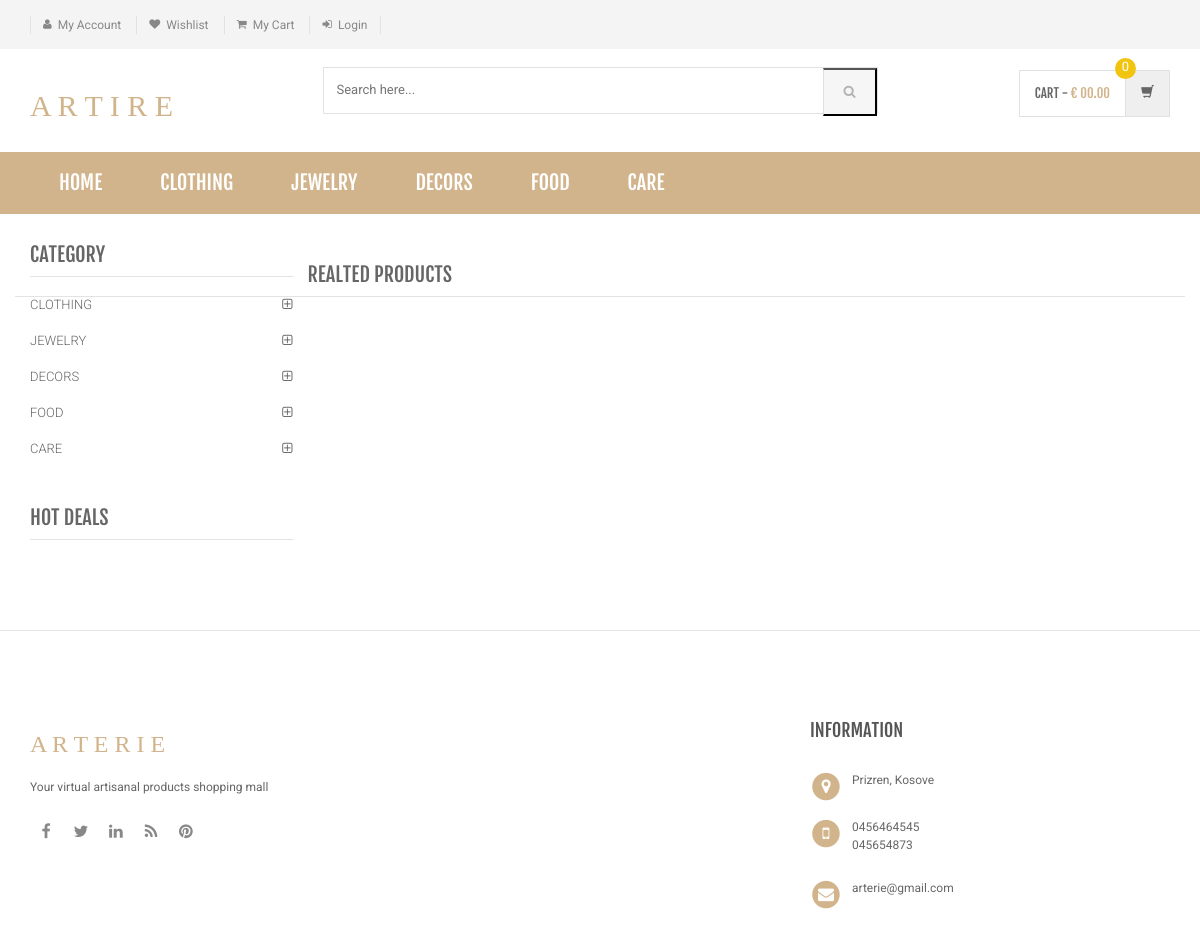
Page /product-details.php on the committed database.
### tables this page shows
CREATE TABLE `category` (
  `id` int(11) NOT NULL,
  `categoryName` varchar(255) DEFAULT NULL,
  `categoryDescription` longtext,
  `creationDate` timestamp NOT NULL DEFAULT CURRENT_TIMESTAMP,
  `updationDate` varchar(255) DEFAULT NULL
);

### product-details.php (the view, shortened to what this page needs)
<?php
include('includes/config.php');
?>
<!DOCTYPE html>
<html lang="en">
	<head>
	    <link rel="stylesheet" href="assets/css/bootstrap.min.css">
	    <link rel="stylesheet" href="assets/css/main.css">
	    <link rel="stylesheet" href="assets/css/green.css">
	    <link rel="stylesheet" href="assets/css/owl.carousel.css">
		<link rel="stylesheet" href="assets/css/owl.transitions.css">
		<link href="assets/css/lightbox.css" rel="stylesheet">
		<link rel="stylesheet" href="assets/css/animate.min.css">
		<link rel="stylesheet" href="assets/css/rateit.css">
		<link rel="stylesheet" href="assets/css/bootstrap-select.min.css">
		<link rel="stylesheet" href="assets/css/config.css">
		<link href="assets/css/green.css" rel="alternate stylesheet" title="Green color">
		<link href="assets/css/blue.css" rel="alternate stylesheet" title="Blue color">
		<link href="assets/css/red.css" rel="alternate stylesheet" title="Red color">
		<link href="assets/css/orange.css" rel="alternate stylesheet" title="Orange color">
		<link href="assets/css/dark-green.css" rel="alternate stylesheet" title="Darkgreen color">
		<link rel="stylesheet" href="assets/css/font-awesome.min.css">
	</head>
    <body class="cnt-home">
<header class="header-style-1">
<?php include('includes/top-header.php');?>
<?php include('includes/main-header.php');?>
<?php include('includes/menu-bar.php');?>
</header>
<div class="body-content outer-top-xs">
	<div class='container'>
		<div class='row single-product outer-bottom-sm '>
			<div class='col-md-3 sidebar'>
				<div class="sidebar-module-container">
<div class="sidebar-widget outer-bottom-xs wow fadeInUp">
	<h3 class="section-title">Category</h3>
	<div class="sidebar-widget-body m-t-10">
		<div class="accordion">
		            <?php $sql=mysqli_query($con,"select id,categoryName  from category");
while($row=mysqli_fetch_array($sql))
{
    ?>
	    	<div class="accordion-group">
	            <div class="accordion-heading">
	                <a href="category.php?cid=<?php echo $row['id'];?>"  class="accordion-toggle collapsed">
	                   <?php echo $row['categoryName'];?>
	                </a>
	            </div>
	        </div>
	        <?php } ?>
	    </div>
	</div>
</div>
<div class="sidebar-widget hot-deals wow fadeInUp">
	<h3 class="section-title">hot deals</h3>
</div>
				</div>
			</div>
<section class="section featured-product wow fadeInUp">
	<h3 class="section-title">Realted Products </h3>
</section>
			</div>
		</div>
</div>
<?php include('includes/footer.php');?>
</body>
</html>

### includes/menu-bar.php (shortened to what this page needs)
<div class="header-nav animate-dropdown">
    <div class="container">
        <div class="yamm navbar navbar-default" role="navigation">
            <div class="nav-bg-class">
                <div class="navbar-collapse collapse" id="mc-horizontal-menu-collapse">
	<div class="nav-outer">
		<ul class="nav navbar-nav">
			<li class="active dropdown yamm-fw">
				<a href="index.php" data-hover="dropdown" class="dropdown-toggle">Home</a>
			</li>
              <?php $sql=mysqli_query($con,"select id,categoryName  from category limit 6");
while($row=mysqli_fetch_array($sql))
{
    ?>
			<li class="dropdown yamm">
				<a href="category.php?cid=<?php echo $row['id'];?>"> <?php echo $row['categoryName'];?></a>
			</li>
			<?php } ?>
		</ul>
		<div class="clearfix"></div>
	</div>
</div>
            </div>
        </div>
    </div>
</div>

### assets/css/green.css (style rules this page uses)
a { color: tan; }
.header-style-1 .header-nav { background: tan; }
.cnt-home .header-style-1 .header-nav .navbar .navbar-nav > li.active { background: tan; }
.sidebar .sidebar-module-container .sidebar-widget .sidebar-widget-body .accordion .accordion-group .accordion-heading .accordion-toggle, .sidebar .sidebar-module-container .sidebar-widget .sidebar-widget-body .accordion .accordion-group .accordion-heading .accordion-toggle:hover, .sidebar .sidebar-module-container .sidebar-widget .sidebar-widget-body .accordion .accordion-group .accordion-heading .accordion-toggle:focus, .sidebar .sidebar-module-container .sidebar-widget .sidebar-widget-body .accordion .accordion-group .accordion-heading .accordion-toggle:after { color: tan; }

### assets/css/lightbox.css (style rules this page uses)
body:after { content: url(../images/close.png) url(../images/loading.gif) url(../images/prev.png) url(../images/next.png); display: none; }

### assets/css/blue.css (style rules this page uses)
a { color: #3498db; }
.header-style-1 .header-nav { background: #3498db; }
.cnt-home .header-style-1 .header-nav .navbar .navbar-nav > li.active { background: #1d6ca1; }
.sidebar .sidebar-module-container .sidebar-widget .sidebar-widget-body .accordion .accordion-group .accordion-heading .accordion-toggle, .sidebar .sidebar-module-container .sidebar-widget .sidebar-widget-body .accordion .accordion-group .accordion-heading .accordion-toggle:hover, .sidebar .sidebar-module-container .sidebar-widget .sidebar-widget-body .accordion .accordion-group .accordion-heading .accordion-toggle:focus, .sidebar .sidebar-module-container .sidebar-widget .sidebar-widget-body .accordion .accordion-group .accordion-heading .accordion-toggle:after { color: #3498db; }

### assets/css/red.css (style rules this page uses)
a { color: #ff6c6c; }
.header-style-1 .header-nav { background: #ff6c6c; }
.cnt-home .header-style-1 .header-nav .navbar .navbar-nav > li.active { background: #ff1a1a; }
.sidebar .sidebar-module-container .sidebar-widget .sidebar-widget-body .accordion .accordion-group .accordion-heading .accordion-toggle, .sidebar .sidebar-module-container .sidebar-widget .sidebar-widget-body .accordion .accordion-group .accordion-heading .accordion-toggle:hover, .sidebar .sidebar-module-container .sidebar-widget .sidebar-widget-body .accordion .accordion-group .accordion-heading .accordion-toggle:focus, .sidebar .sidebar-module-container .sidebar-widget .sidebar-widget-body .accordion .accordion-group .accordion-heading .accordion-toggle:after { color: #ff6c6c; }

### assets/css/orange.css (style rules this page uses)
a { color: #f39c12; }
.header-style-1 .header-nav { background: #f39c12; }
.cnt-home .header-style-1 .header-nav .navbar .navbar-nav > li.active { background: #ab6c09; }
.sidebar .sidebar-module-container .sidebar-widget .sidebar-widget-body .accordion .accordion-group .accordion-heading .accordion-toggle, .sidebar .sidebar-module-container .sidebar-widget .sidebar-widget-body .accordion .accordion-group .accordion-heading .accordion-toggle:hover, .sidebar .sidebar-module-container .sidebar-widget .sidebar-widget-body .accordion .accordion-group .accordion-heading .accordion-toggle:focus, .sidebar .sidebar-module-container .sidebar-widget .sidebar-widget-body .accordion .accordion-group .accordion-heading .accordion-toggle:after { color: #f39c12; }

### assets/css/dark-green.css (style rules this page uses)
a { color: #12cca7; }
.header-style-1 .header-nav { background: #12cca7; }
.cnt-home .header-style-1 .header-nav .navbar .navbar-nav > li.active { background: #0b816a; }
.sidebar .sidebar-module-container .sidebar-widget .sidebar-widget-body .accordion .accordion-group .accordion-heading .accordion-toggle, .sidebar .sidebar-module-container .sidebar-widget .sidebar-widget-body .accordion .accordion-group .accordion-heading .accordion-toggle:hover, .sidebar .sidebar-module-container .sidebar-widget .sidebar-widget-body .accordion .accordion-group .accordion-heading .accordion-toggle:focus, .sidebar .sidebar-module-container .sidebar-widget .sidebar-widget-body .accordion .accordion-group .accordion-heading .accordion-toggle:after { color: #12cca7; }

### rows in the picture
category: categoryName "CLOTHING"
category: categoryName "JEWELRY"
category: categoryName "DECORS"
category: categoryName "FOOD"
category: categoryName "CARE"
